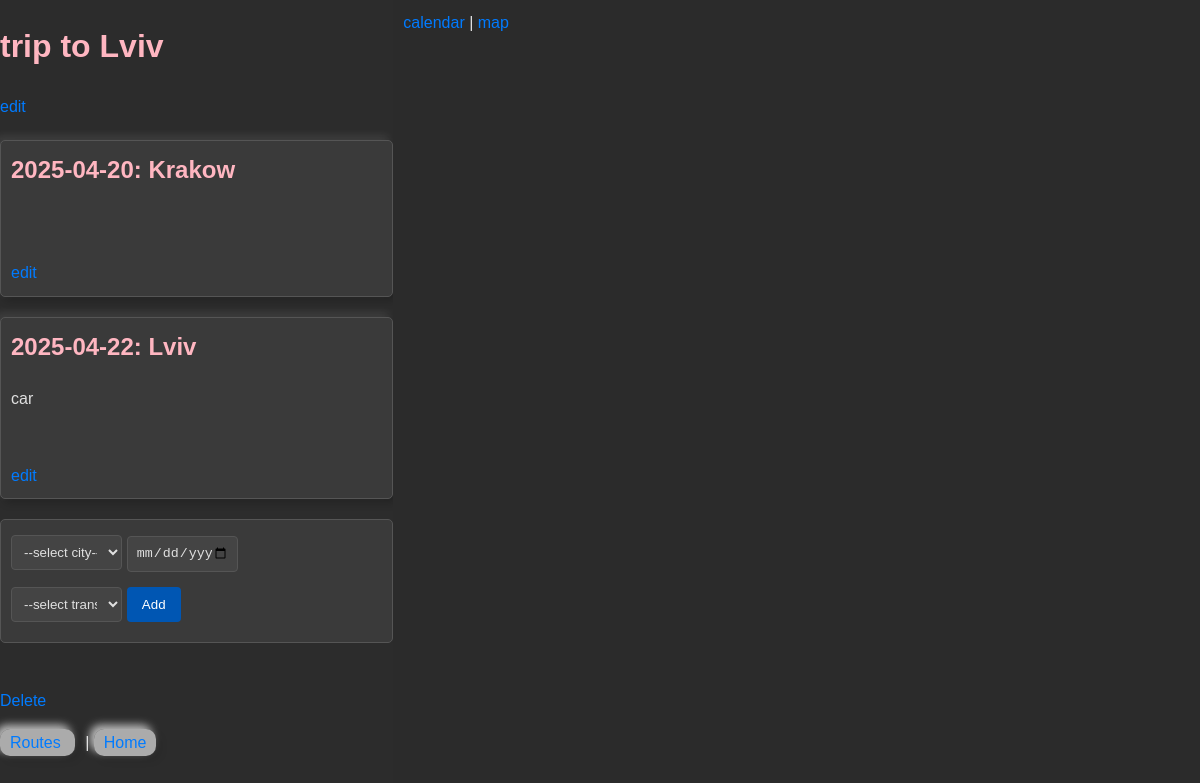
The app's page /route/1, older data.
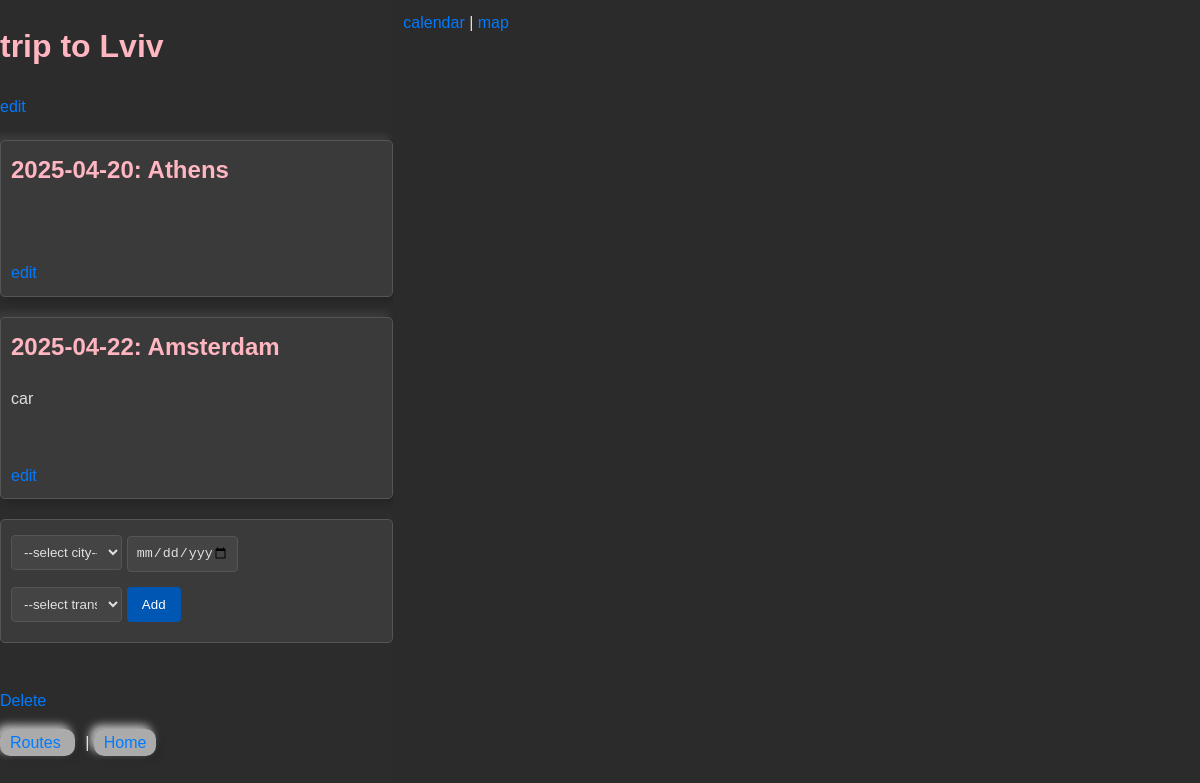
The same page, newer data.
### app/models/route_model.py (models this page shows, shortened)
class Route(db.Model):
    __tablename__ = 'routes'
    id = db.Column(db.Integer, primary_key=True)
    name = db.Column(db.String(100), nullable=False)
    description = db.Column(db.String(1024))

### app/models/checkpoint_model.py (models this page shows, shortened)
class Checkpoint(db.Model):
    __tablename__ = 'checkpoints'
    id = db.Column(db.Integer, primary_key=True)
    route_id = db.Column(db.Integer)
    city_id = db.Column(db.Integer)
    from_date = db.Column(db.String(100))
    to_date = db.Column(db.String(100))
    transport = db.Column(db.String(100))
    description = db.Column(db.String(1024))

### app/models/city_model.py (models this page shows, shortened)
class City(db.Model):
    __tablename__ = 'cities'
    id = db.Column(db.Integer, primary_key=True)
    name = db.Column(db.String(100), nullable=False)
    latitude = db.Column(db.Float)
    longitude = db.Column(db.Float)

### app/routes/route.py (the view)
@route_bp.route("/route/<id>")
def show(id):
    route = Route.query.get(id)
    if not route: abort(404)
    cities = City.query.all()
    checkpooints_stmt = select(Checkpoint).where(Checkpoint.route_id == route.id)
    checkpoints = [checkpoint for checkpoint in db.session.scalars(checkpooints_stmt)]
    for checkpoint in checkpoints:
        checkpoint.city = City.query.get(checkpoint.city_id)
    return render_template('route.html.j2', route=route, cities=cities, checkpoints=checkpoints, transports=transports)

### app/templates/route.html.j2 (shortened to what this page needs)
<html>
<head>
    <link rel="stylesheet" type="text/css" href="/static/route.css">
    <link href='/static/fullcalendar.css' rel='stylesheet' />
</head>
<body>
    <div style="display: flex; height: 100vh;">
        <div style="flex: 1; overflow-y: scroll;">
            <div class="trip" id="trip_{{route.id}}">
                <h1>{{route.name}}</h1>
                <a onclick="document.getElementById('edit_trip_{{route.id}}').style.display = 'block';
                        document.getElementById('trip_{{route.id}}').style.display = 'none';">edit</a>
            </div>
            <div class="checkpoints">
                {% for checkpoint in checkpoints %}
                <div class="checkpoint" id="checkpoint_{{checkpoint.id}}">
                    <h2>{{checkpoint.from_date}}: {{checkpoint.city.name}}</h2>
                    <div class="transport value">{{checkpoint.transport}}</div><br>
                    <div class="description value">{{checkpoint.description}}</div><br>
                    <a onclick="document.getElementById('edit_checkpoint_{{checkpoint.id}}').style.display = 'block';
                        document.getElementById('checkpoint_{{checkpoint.id}}').style.display = 'none';">
                        edit</a>
                </div>
                {% endfor %}
            </div>
            <form action="/checkpoint/add">
                <select name="city_id">
                    <option value="">--select city--</option>
                </select>
                <input type="date" name="date" value=""><br>
                <select name="transport">
                    <option value="">--select transport--</option>
                </select>
                <input type="submit" value="Add">
            </form>
            <br>
            <a href="/route/{{route.id}}/delete">Delete</a><br>
            <p>
                <a href="/routes">Routes </a> |
                <a href="/">Home </a><br>
            </p>
        </div>
        <div style="flex: 2; padding: 10px; background-color: #2b2b2b;">
            <div>
                <a onclick="document.getElementById('calendar').style.display = 'block';
                        document.getElementById('map').style.display = 'none';">
                    calendar
                </a>|
                <a onclick="document.getElementById('map').style.display = 'block';
                        document.getElementById('calendar').style.display = 'none';">map
                </a>
            </div>
            <div id="map" ></div>
        </div>
    </div>
</body>
</html>

### app/static/route.css (style rules this page uses)
body { font-family: Arial, sans-serif; line-height: 1.6; margin: 0; padding: 0; background-color: #f4f4f4; color: #333; }
h1, h2 { color: #444; }
a { color: #007BFF; text-decoration: none; }
form { margin-bottom: 20px; padding: 10px; background: #fff; border: 1px solid #ddd; border-radius: 5px; }
form input[type="text"], form input[type="date"], form select, form textarea { width: 30%; padding: 8px; margin: 5px 0 10px; border: 1px solid #ccc; border-radius: 4px; box-sizing: border-box; }
form input[type="submit"] { background-color: #007BFF; color: white; border: none; padding: 10px 15px; cursor: pointer; border-radius: 4px; }
.checkpoints { margin-top: 20px; }
.checkpoint { margin-bottom: 20px; padding: 10px; background: #fff; border: 1px solid #ddd; border-radius: 5px; box-shadow: 4px 4px 8px rgba(0, 0, 0, 0.2), -4px -4px 8px rgba(255, 255, 255, 0.1); transition: all 0.3s ease; }
.checkpoint h2 { margin-top: 0; }
p a { margin-right: 10px; padding: 5px 10px; border-radius: 10px; background: rgba(255, 255, 255, 0.6); box-shadow: 4px 4px 8px rgba(0, 0, 0, 0.1), -4px -4px 8px rgba(255, 255, 255, 0.7); transition: all 0.3s ease; }
body { background-color: #2c2c2c; color: #e0e0e0; }
form { background: #3a3a3a; border: 1px solid #555; }
form input[type="text"], form input[type="date"], form select, form textarea { border: 1px solid #555; background-color: #444; color: #e0e0e0; }
form select { width: 30%; }
form input[type="submit"] { background-color: #0056b3; }
.checkpoint { background: #3a3a3a; border: 1px solid #555; }
h1, h2 { color: #ffb6c1; }

### app/static/fullcalendar.css (style rules this page uses)
:root { --fc-daygrid-event-dot-width:8px }
:root { --fc-list-event-dot-width:10px;--fc-list-event-hover-bg-color:#f5f5f5 }

### app/templates/route.html.j2 (style rules this page uses)
#map { height: 100%; width: 100%; }

Row changes from the older to the newer data that the page shows:
changed through a linked row, Checkpoint: city.name "Krakow" → "Athens"
changed through a linked row, Checkpoint "car": city.name "Lviv" → "Amsterdam"
